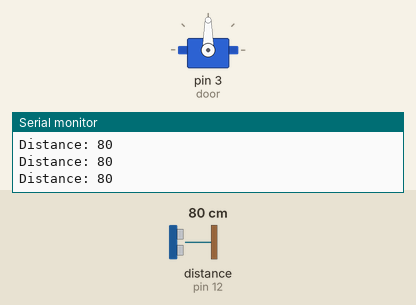
A sketch run on a simulated Arduino Uno, built with avr-gcc and run on an emulated ATmega328P. Parts: servo, the last lines printed to the serial monitor. Wiring (inferred from the names in the program): ultrasonic range finder: trigger pin 13; echo pin 12. Inputs (shaded band) come from the test bench; at power-on: distance to the obstacle (sensor on pin 12) 80 cm. The echo pulse lasts 58.3 µs per cm.

Above: at 1.2 s.
1.3 s: distance to the obstacle (sensor on pin 12) set to 95 cm
2.8 s: distance to the obstacle (sensor on pin 12) set to 106 cm
At 3.3 s:
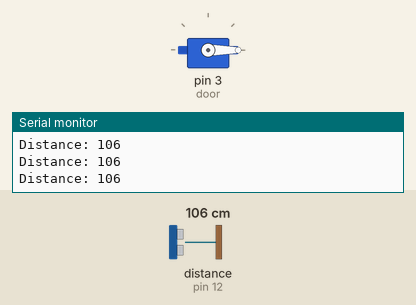
Timing chart, 0 to 5.8 s (numbered marks = the images above; inputs shaded):
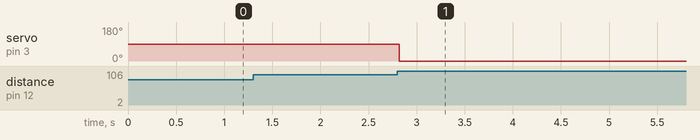

The sketch:

door.ino
```cpp
//Automatic Door System
#include <Servo.h>

int trigPin = 13;
int echoPin = 12;
Servo door;
int pos = 0;

void setup()
{
  pinMode(trigPin, OUTPUT);
  pinMode(echoPin, INPUT);
  door.attach(3); //This line starts the micro servo
  Serial.begin(9600);
}

void loop()
{
  digitalWrite(trigPin, LOW);
  delayMicroseconds(2);
  digitalWrite(trigPin, HIGH);
  delayMicroseconds(10);
  digitalWrite(trigPin, LOW);

  long duration = pulseIn(echoPin, HIGH);
  int distance = duration * 0.01723;

  Serial.print("Distance: ");
  Serial.println(distance);

  if (distance <= 100) {
    //Serial.println("Opening Door"); Optional
    for(pos = 0; pos <= 90; pos += 1){ // defines the range for which the door should open
      door.write(90);
    }
  } else {
    //Serial.println("Door Closed"); optional
    door.write(0);
  }
}
```

Measured:
- the behaviour switches between 100 and 101 cm on distance to the obstacle (sensor on pin 12) (found by bisection; images 0 and 1)
- after the input at 2.8 s, servo on pin 3 (door): 90° → 0° at once
